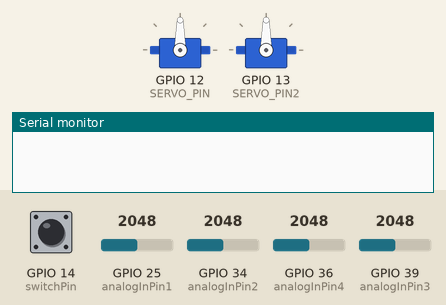
A sketch run on a simulated ESP32. Shown: 2 × servo, the last lines printed to the serial monitor. The test bench sets the inputs (shaded band); at power-on: GPIO 14 (switchPin) HIGH, GPIO 25 (analogInPin1) = 2048, GPIO 34 (analogInPin2) = 2048, GPIO 36 (analogInPin4) = 2048, GPIO 39 (analogInPin3) = 2048.

Above: at 0.0 s.
At 1.1 s:
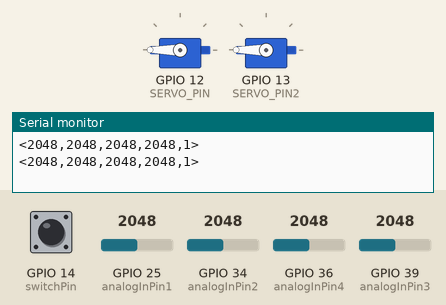
Timing chart, 0 to 2.6 s (numbered marks = the images above):
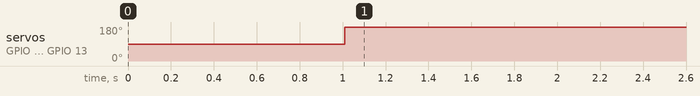

Measured:
- by itself, servo on GPIO 12 (SERVO_PIN), servo on GPIO 13 (SERVO_PIN2): 90° → 180° at 1.0 s

The sketch:

esp32Exo.ino
```cpp
/*
 * This code is used to read the controlelr outputs coming from the python script and apply it onto the servomotors after applying linear mapping.
 * The ESP32, which is used here reads the sensor values of 4 individual force sensors and one digital input from a switch and applies a PWM signal as input to two separate servo motors
 */

#include <ESP32Servo.h>
#include <string.h>

#define SERVO_PIN  12
#define SERVO_PIN2 13
#include <stdlib.h>

Servo elbow;
Servo wrist;

const int analogInPin1 = 25; // analog pin A1, GPIO 25, force sensor 1
const int analogInPin2 = 34; // analog pin A2, GPIO 34, force sensor 2
const int analogInPin3 = 39; // analog pin A3, GPIO 39, force sensor 3
const int analogInPin4 = 36; // analog pin A4, GPIO 36, force sensor 4

const int switchPin = 14; // analog pin A14, GPIO 14 , digital switch

int sensorValue1 = 0; // values of the force sensors
int sensorValue2 = 0;
int sensorValue3 = 0;
int sensorValue4 = 0;

//upper and lower bound of the servomotor PWM signal (in micro seconds)
double posServo1 = 2500;//3040; //0 degrees
double posServo2 = 500; //180 degrees

double alpha_offset1 = 0.0;
double alpha_offset2 = 0.0;

bool motorAttach1 = false;
bool motorAttach2 = false;

double angle1 = 0.0;
double angle2 = 0.0;

bool mode = true; // mode of the system (continuous assistance or activity triggered)

//setting up the serial port and attaching the motors
void setup()
{
  Serial.begin(9600);//(115200);//(9600);
  Serial.setTimeout(10);
  pinMode(SERVO_PIN, OUTPUT);
  pinMode(SERVO_PIN2, OUTPUT);

  elbow.attach(SERVO_PIN); // PWM pin 1
  wrist.attach(SERVO_PIN2); // PWM pin 2
  delay(1000);

}

bool servoAttached = false;

/*
void motor_working(double mode) //function used to attach / detach the servo according to input from python
{
  if (mode > 0.0 && servoAttached == false){
    elbow.attach(SERVO_PIN); // PWM pin
    wrist.attach(SERVO_PIN2); // PWM pin
    servoAttached = true;
  }
  else if (mode <= 0.0 && servoAttached == true){
    elbow.attach(SERVO_PIN); // PWM pin
    wrist.attach(SERVO_PIN2); // PWM pin
    servoAttached = false;
  }
}
*/

//linear mapping function to map the desired angles to PWM values
double mapf(double x, double in_min, double in_max, double out_min, double out_max)
{
    return (x - in_min) * (out_max - out_min) / (in_max - in_min) + out_min;
}

//function, that inhibits the motor from turning more than the valid ROM, returns the limiting values in case it would surpass either
double safety(double x, double offset, double out_max, double out_min)
{
  if ((x+offset) < out_min){
    return out_min;
  }
  else if ((x+offset) > out_max){
    return out_max;
  }
  else{
    return x;
  }
}

// controll function. repeatedly reads sensor values and serial port input and applies output to servomotor. then sends sensory values through serial port to the python part
void loop()
{
  mode = digitalRead(switchPin); // read the physical switch

  sensorValue1 = analogRead(analogInPin1); // read the force sensors
  sensorValue2 = analogRead(analogInPin2);
  sensorValue3 = analogRead(analogInPin3);
  sensorValue4 = analogRead(analogInPin4);

  String x = Serial.readStringUntil('\n');
  char* token;
  char* string;
  string = strdup(x.c_str()); //reading string from serial port -> desired angular values
  double data[2];

  // Split the string at the comma and convert to double -> to be able to send the desired angles into the mapf function and set the motor inputs
  int commaIndex = x.indexOf(',');
  if (commaIndex != -1) {
    data[0] = x.substring(0, commaIndex).toDouble();
    data[1] = x.substring(commaIndex + 1).toDouble();
  }

  //send sensory data through serial port
  Serial.print("<");
  Serial.print(sensorValue1);
  Serial.print(",");
  Serial.print(sensorValue2);
  Serial.print(",");
  Serial.print(sensorValue3);
  Serial.print(",");
  Serial.print(sensorValue4);
  Serial.print(",");
  Serial.print(mode);
  Serial.println(">");

  // map the angular values to PWM signals
  angle1 = safety(mapf(data[0], 0.0,3.14159, posServo1, posServo2), 0.0, posServo1, posServo2); //0.0 will be replaced by alpha_offset once the IMU is connected to the system (future work)
  angle2 = safety(mapf(data[1], 0.0,3.14159, posServo1, posServo2), 0.0, posServo1, posServo2);
  elbow.writeMicroseconds(angle1); //send the desired angle as input to the servomotor
  wrist.writeMicroseconds(angle2);

  delay(50);
}
```
